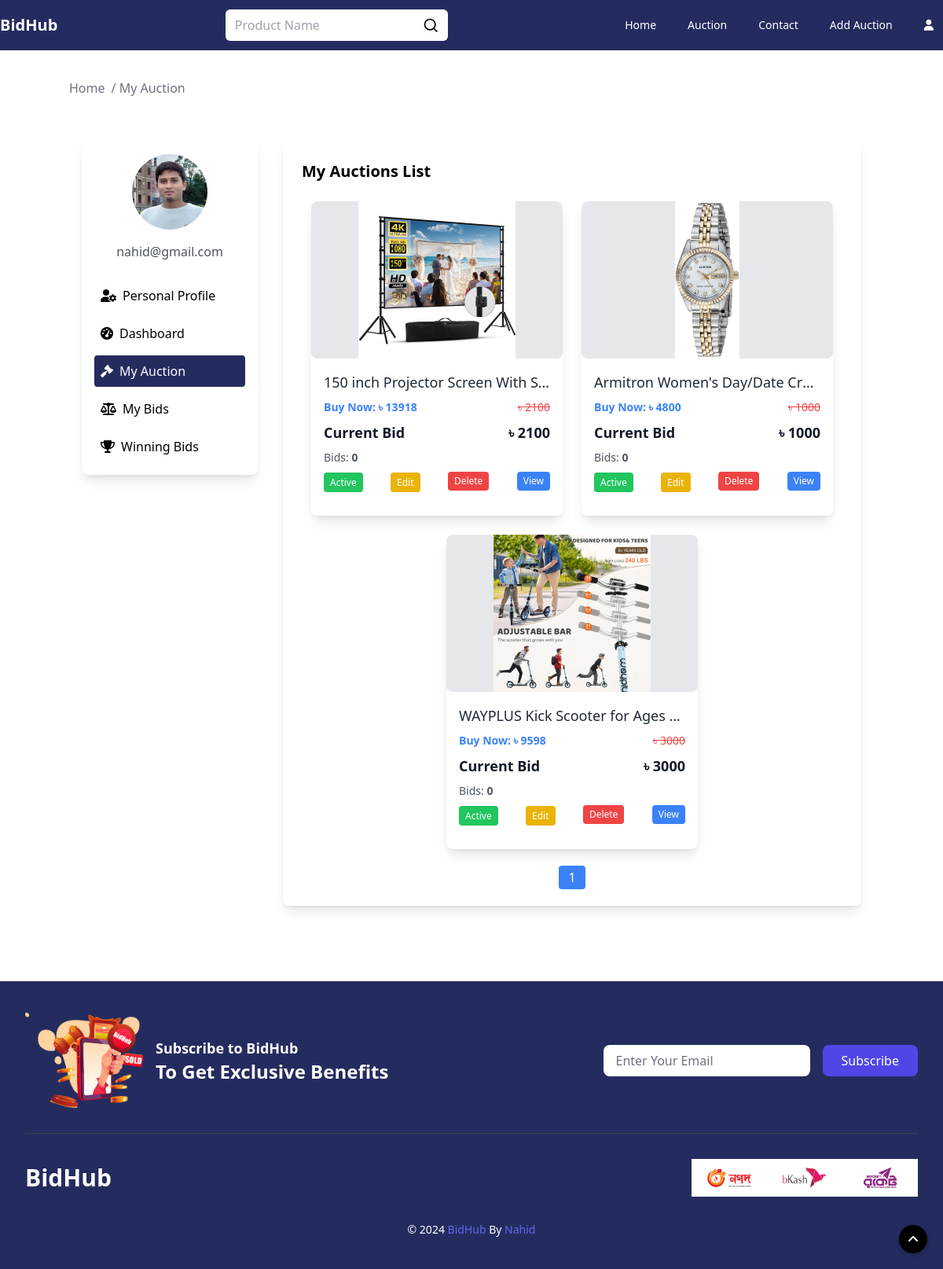
The app's page /user/auction (signed in) with its own data.
### auctions/models.py (models this page shows, shortened)
class User(AbstractUser):
    profile_picture = models.ImageField(upload_to='profile_pictures', null=True, blank=True)
    email = models.EmailField(_('email address'), unique=True)
    objects = CustomUserManager()
    USERNAME_FIELD = 'username'
    EMAIL_FIELD = 'email'
    REQUIRED_FIELDS = ['email']

class AuctionList(models.Model):
    user = models.ForeignKey(User, on_delete=models.CASCADE, null=True)
    title = models.CharField(max_length=64)
    desc = tinymce_models.HTMLField()
    starting_bid = models.IntegerField()
    current_bid = models.IntegerField(default=0)
    buy_now_price = models.IntegerField(default=0)
    bid_watch_list = models.IntegerField(default=0)
    expire_date = models.DateTimeField(blank=False, null=True)
    categories = models.ManyToManyField('Category', through='AuctionCategory')
    active_bool = models.BooleanField(default=True)

### auctions/views.py (the view)
# urls.py: path('user/auction', views.myauction, name="myAuction"),
@login_required(login_url='login')
def myauction(request):
    auctions = AuctionList.objects.filter(user=request.user)
    auction_list = []
    for auction in auctions:
        first_image = AuctionImage.objects.filter(auction=auction).first()
        first_image_url = request.build_absolute_uri(first_image.image_url.url) if first_image else None
        auction_list.append({
            'id': auction.id,
            'title': auction.title,
            'starting_bid': auction.starting_bid,
            'current_bid': auction.current_bid,
            'buy_now_price': auction.buy_now_price,
            'bid_watch_list': auction.bid_watch_list,
            'expire_date': auction.expire_date,
            'image_url': first_image_url,
            'active_status': auction.active_bool
        })
    user = request.user
    profile_picture_url = None
    if hasattr(user, 'profile_picture') and user.profile_picture:
        profile_picture_url = request.build_absolute_uri(user.profile_picture.url)
    paginator = Paginator(auction_list, 10)
    page_number = request.GET.get("page")
    page_obj = paginator.get_page(page_number)
    total_auctions = paginator.count
    return render(request, "myauction.html", {
        'email': user.email,
        'name': f"{user.first_name} {user.last_name}",
        'profile_picture': profile_picture_url,
        'auctions': page_obj,
        'total_auctions': total_auctions
    })

### auctions/templates/myauction.html (shortened to what this page needs)
{% extends "layout.html" %}
{% load static %}
{% block body %}
    <div class="max-w-[1280px] w-full m-auto">
        <div class="pt-[100px]">
            <div class="container mx-auto">
                <ul class="flex space-x-2 text-gray-500">
                    <li><a href="/" class="hover:text-blue-500">Home</a></li>
                    <li><span> / My Auction</span></li>
                </ul>
            </div>
        </div>
        <section class="my-10">
            <div class="container mx-auto">
                <div class="flex flex-wrap justify-center">
                    <div class="w-full sm:w-1/3 lg:w-1/4 p-4">
                        <div class="bg-white shadow-lg rounded-lg p-4 sticky top-20">
                            <div class="flex flex-col items-center">
                                <div class="relative w-24 h-24 rounded-full overflow-hidden">
                                    <img class="object-cover w-full h-full"
                                         src="{% if profile_picture %}{{ profile_picture }}{% else %}{% static 'auctions/images/user-3296.png' %}{% endif %}"
                                         alt="{{ username }}"
                                    />
                                </div>
                                <span class="text-gray-600">{{ user.email }}</span>
                            </div>
                            <ul class="mt-6 space-y-2">
                                <li>
                                    <a href="{% url 'userProfile' %}"
                                       class="flex items-center p-2 text-black hover:bg-[#242c5f] hover:text-white rounded w-full">
                                        <i class="fas fa-user-cog mr-2"></i> Personal Profile
                                    </a>
                                </li>
                                <li>
                                    <a href="{% url 'userDashboard' %}"
                                       class="flex items-center p-2 text-black hover:bg-[#242c5f] hover:text-white rounded w-full">
                                        <i class="fas fa-tachometer-alt mr-2"></i> Dashboard
                                    </a>
                                </li>
                                <li class="bg-[#242c5f] p-2 rounded w-full">
                                    <a href="/user/auction"
                                       class="flex items-center text-white">
                                        <i class="fas fa-gavel mr-2"></i> My Auction
                                    </a>
                                </li>
                                <li>
                                    <a href="{% url 'userBids' %}"
                                       class="flex items-center p-2 text-black hover:bg-[#242c5f] hover:text-white rounded w-full">
                                        <i class="fas fa-balance-scale mr-2"></i> My Bids
                                    </a>
                                </li>
                                <li>
                                    <a href="{% url 'userWinBids' %}"
                                       class="flex items-center p-2 text-black hover:bg-[#242c5f] hover:text-white rounded w-full">
                                        <i class="fas fa-trophy mr-2"></i> Winning Bids
                                    </a>
                                </li>
                            </ul>
                        </div>
                    </div>
                    <div class="w-full sm:w-2/3 lg:w-3/4 p-4">
                        <div class="bg-white shadow-lg rounded-lg p-6 mb-10">
                            <h5 class="text-xl font-semibold mb-6">My Auctions List</h5>
                            {% if total_auctions > 0 %}
                                <div class="flex flex-wrap justify-center gap-6">
                                    {% for auction_p_list in auctions %}
                                        <div class="bg-white shadow-lg rounded-lg overflow-hidden w-[320px]">
                                            <div class="relative w-full h-[200px] bg-gray-200 rounded-lg overflow-hidden">
                                                {% if auction_p_list.active_status %}
                                                    <a href="{% url 'auctionDetails' auction_p_list.id %}"
                                                       class="block h-full">
                                                        <img src="{{ auction_p_list.image_url }}"
                                                             alt="{{ auction_p_list.title }}"
                                                             class="w-auto h-full m-auto cursor-pointer hover:scale-110 transition"
                                                        />
                                                    </a>
                                                {% endif %}
                                            </div>
                                            <div class="p-4">
                                                <h6 class="text-lg font-medium text-gray-800 mb-2 truncate">
                                                    {% if auction_p_list.active_status %}
                                                        <a href="{% url 'auctionDetails' auction_p_list.id %}"
                                                           class="hover:text-blue-600">
                                                            {{ auction_p_list.title }}
                                                        </a>
                                                    {% else %}
                                                        <span class="text-gray-500 cursor-not-allowed">
                                                            {{ auction_p_list.title }}
                                                        </span>
                                                    {% endif %}
                                                </h6>
                                                <div class="mb-4">
                                                    <div class="flex justify-between items-center text-sm text-gray-600 mb-2"
                                                    >
                                                        <p class="text-blue-500 font-semibold">
                                                            Buy Now: ৳ {{ auction_p_list.buy_now_price }}
                                                        </p>
                                                        {% if auction_p_list.current_bid != 0 %}
                                                            <p class="line-through text-red-500">
                                                                ৳ {{ auction_p_list.current_bid }}
                                                            </p>
                                                        {% else %}
                                                            <p class="line-through text-red-500">
                                                                ৳ {{ auction_p_list.starting_bid }}
                                                            </p>
                                                        {% endif %}
                                                    </div>
                                                    <div class="flex justify-between items-center text-lg font-semibold text-gray-900 mb-2"
                                                    >
                                                        <h5>Current Bid</h5>
                                                        <h5>
                                                            ৳ {{ auction_p_list.current_bid|default:auction_p_list.starting_bid }}
                                                        </h5>
                                                    </div>
                                                    <div class="flex justify-between items-center text-sm text-gray-600">
                                                        <p> Bids:
                                                            <span class="font-bold">{{ present_bid|default:"0" }}</span>
                                                        </p>
                                                    </div>
                                                    <div class="flex justify-between items-center mt-2">
                                                        <div>
                                                            {% if auction_p_list.active_status %}
                                                                <span class="bg-green-500 text-white text-xs py-1 px-2 rounded"
                                                                >Active</span
                                                                >
                                                            {% else %}
                                                                <span class="bg-red-500 text-white text-xs py-1 px-2 rounded"
                                                                >Inactive</span
                                                                >
                                                            {% endif %}
                                                        </div>
                                                        <div>
                                                            {% if auction_p_list.active_status %}
                                                                <a href="{% url 'update' auction_p_list.id %}"
                                                                   class="bg-yellow-500 text-white text-xs py-1 px-2 rounded hover:bg-yellow-600"
                                                                >Edit</a
                                                                >
                                                            {% endif %}
                                                        </div>
                                                        <a href="javascript:void(0);"
                                                           class="bg-red-500 text-white text-xs py-1 px-2 rounded hover:bg-red-600"
                                                           onclick="openDeleteModal('{{ auction_p_list.id }}')"
                                                        >Delete</a>
                                                        {% if auction_p_list.active_status %}
                                                            <a href="{% url 'auctionDetails' auction_p_list.id %}"
                                                               class="bg-blue-500 text-white text-xs py-1 px-2 rounded hover:bg-blue-600"
                                                            >View</a
                                                            >
                                                        {% endif %}
                                                    </div>
                                                </div>
                                            </div>
                                        </div>
                                    {% endfor %}
                                </div>
                                <div class="mt-6 flex justify-center">
                                    <ul class="flex space-x-2">
                                        {% for num in auctions.paginator.page_range %}
                                            <li>
                                                <a  href="?page={{ num }}"
                                                    class="{% if num == auctions.number %}bg-blue-500 text-white{% else %}bg-gray-200 text-gray-700{% endif %} px-3 py-1 rounded"
                                                >
                                                    {{ num }}
                                                </a>
                                            </li>
                                        {% endfor %}
                                    </ul>
                                </div>
                            {% else %}
                                <p>No auctions found.</p>
                            {% endif %}
                        </div>
                    </div>
                </div>
            </div>
        </section>
    </div>
{% endblock %}

### records on screen
User: email "nahid@gmail.com"
AuctionList: shows a picture, title "150 inch Projector Screen With S…", buy_now_price "13918", current_bid "2100", bid_watch_list "0"
AuctionList: shows a picture, title "Armitron Women's Day/Date Cr…", buy_now_price "4800", starting_bid "1000", current_bid "1000", present_bid "0"
AuctionList: shows a picture, title "WAYPLUS Kick Scooter for Ages…", buy_now_price "9598", starting_bid "3000", current_bid "3000", present_bid "0"

### other values on screen
{{ num }} "1"
